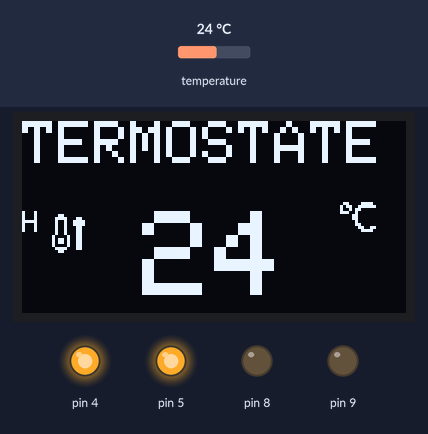
Simulated run of this sketch. Board: Arduino Uno, built with avr-gcc and run on an emulated ATmega328P. Parts: 128×64 one-colour display, output pins drawn as LEDs (lit = HIGH). Inputs (shaded band) come from the test bench; at power-on: temperature 24 °C.

Above: at 0.9 s.
At 2.4 s:
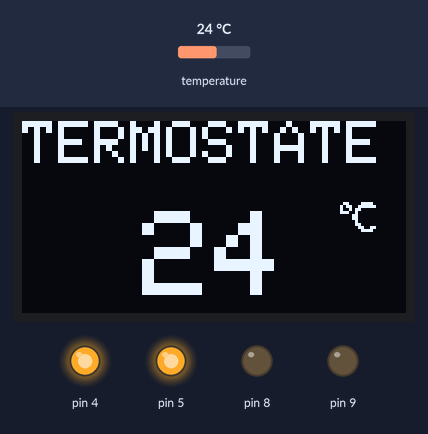
2.5 s: temperature set to 12 °C
At 5.0 s:
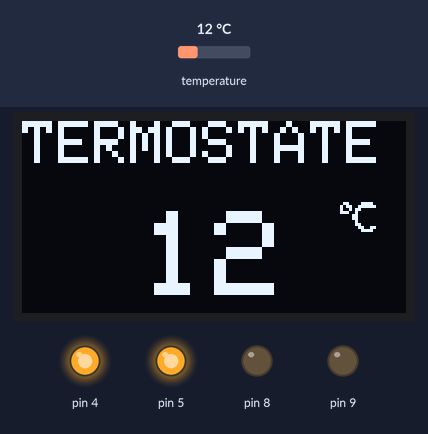
5.5 s: temperature set to 19 °C
At 6.2 s:
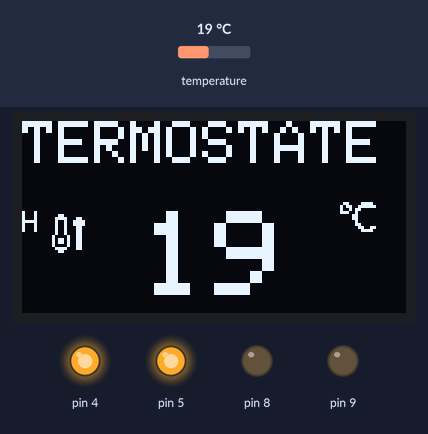
7.9 s: temperature set to 28 °C
At 9.2 s:
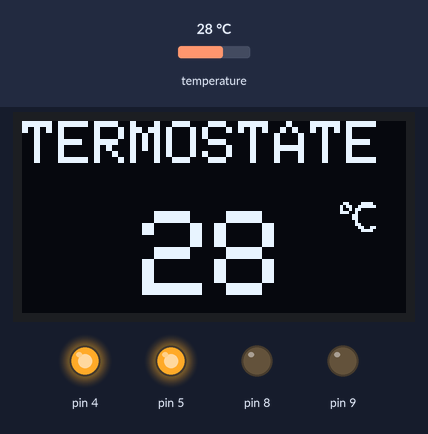
Timing chart, 0 to 10.9 s (numbered marks = the images above; inputs shaded):
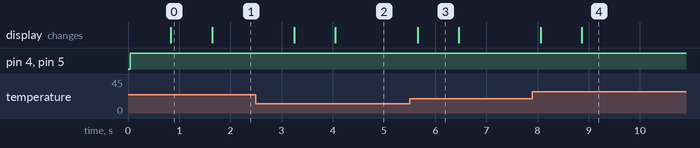

Measured:
- after the input at 2.5 s, the display: first changes after 0.75 s (image 2 shows a later state)
- after the input at 5.5 s, the display: changes after 0.16 s (image 3)
- after the input at 7.9 s, the display: first changes after 0.16 s (image 4 shows a later state)
- what the display in image 0 shows lasts 0.8 s, from 0.8 s to 1.6 s

The sketch:

termo.ino
```cpp
#include <OneWire.h>
#include <DallasTemperature.h>
#include <Adafruit_SSD1306.h>

// تنظیمات برای نمایشگر OLED
#define SCREEN_WIDTH 128 // عرض نمایشگر
#define SCREEN_HEIGHT 64 // ارتفاع نمایشگر
#define OLED_RESET -1 // پین ریست OLED (در صورت نیاز)
Adafruit_SSD1306 display(SCREEN_WIDTH, SCREEN_HEIGHT, &Wire, OLED_RESET);

// تنظیمات برای سنسور DS18B20
#define ONE_WIRE_BUS 2 // پین دیجیتال متصل به سنسور
OneWire oneWire(ONE_WIRE_BUS);
DallasTemperature sensors(&oneWire);
//varlable
int temperatureC = 0;
int number = temperatureC; // عدد منفی
int numDigits = 0;
int per_temp=30;
float previousTemperature = 0; // متغیر برای ذخیره دمای قبلی


const uint8_t celsius [] PROGMEM = {
  0x00, 0x00,
  0x00, 0x00,
  0x30, 0xf0,
  0x59, 0xf8,
  0x4b, 0x00,
  0x72, 0x00,
  0x06, 0x00,
  0x06, 0x00,
  0x02, 0x00,
  0x03, 0x00,
  0x01, 0x98,
  0x00, 0xf0,
  0x00, 0x00,
  0x00, 0x00
};

// 'images', 14x14px
// 'images', 14x14px
const unsigned char tick [] PROGMEM = {
	0x7f, 0xf8, 0xff, 0xfc, 0xc0, 0x0c, 0xc0, 0x0c, 0xc0, 0x6c, 0xc0, 0xec, 0xd9, 0xcc, 0xdf, 0x8c,
	0xcf, 0x0c, 0xc6, 0x0c, 0xc0, 0x0c, 0xc0, 0x0c, 0xff, 0xfc, 0x7f, 0xf8
};
// 'New Project', 14x14px
const unsigned char snow [] PROGMEM = {
	0x0c, 0x00, 0x1e, 0x30, 0x12, 0x30, 0x12, 0x30, 0x12, 0x30, 0x12, 0x30, 0x12, 0x30, 0x12, 0x30,
	0x21, 0x30, 0x2d, 0x30, 0x2d, 0x78, 0x21, 0x78, 0x1e, 0x30, 0x0c, 0x00
};
// 'New Project2', 14x14px
const unsigned char fire [] PROGMEM = {
	0x00, 0x00, 0x0c, 0x00, 0x1e, 0x30, 0x12, 0x78, 0x12, 0x78, 0x12, 0x30, 0x12, 0x30, 0x12, 0x30,
	0x21, 0x30, 0x2d, 0x30, 0x2d, 0x30, 0x21, 0x30, 0x1e, 0x30, 0x0c, 0x00
};
void setup() {
  // شروع ارتباط سریال
  Serial.begin(9600);
  pinMode(4, OUTPUT);
  pinMode(5, OUTPUT);
  pinMode(8,OUTPUT);
  pinMode(9,OUTPUT);
  // شروع ارتباط با نمایشگر OLED
  if(!display.begin(SSD1306_SWITCHCAPVCC, 0x3C)) {
    Serial.println(F("SSD1306 allocation failed"));
    for(;;);
  }

  // شروع ارتباط با سنسور DS18B20
  display.clearDisplay();

  sensors.begin();
}

void loop() {
  digitalWrite(4,HIGH);
  digitalWrite(5,HIGH);
  digitalWrite(9,LOW);
    // خواندن دمای سنسور و نمایش آن
  sensors.requestTemperatures();
  temperatureC = sensors.getTempCByIndex(0);

  display.clearDisplay();
  display.setTextColor(WHITE);
  display.setCursor(0, 0);
  display.setTextSize(2);
  display.print("TERMOSTATE");

          // نمایش دما با اندازه فونت متناسب با تعداد ارقام
  if (temperatureC == -127) {
    display.setCursor(10, 30);
  } else {

    int numDigits = 0;
    int number = abs(temperatureC);
    while (number > 0) {
      number /= 10;
      numDigits++;
    }
    int xOffset = 60 - numDigits * 10; // محاسبه موقعیت شروع متن بر اساس تعداد ارقام
    display.setCursor(xOffset, 30);
  }
  display.setTextSize(4);
  display.print(temperatureC);
  display.drawBitmap(105, 25, celsius, 14, 14, WHITE);
  //display.drawBitmap(105, 50, t, 14, 14, WHITE);

    // مقایسه دما با مقدار قبلی و نمایش پیام مناسب
  if (temperatureC > previousTemperature) {
    display.setTextSize(1);
    display.setCursor(0, 30);
    display.print("H");
    display.drawBitmap(8,30, fire, 14, 14, WHITE);
  } else if (temperatureC < previousTemperature) {
    display.setTextSize(1);
    display.setCursor(0, 50);
    display.print("C");
    display.drawBitmap(8,50, snow, 14, 14, WHITE);
  } else if (temperatureC >= 45 & temperatureC <= 90) {
    display.setTextSize(1);
    display.setCursor(0, 40);
    display.print("R");
    display.drawBitmap(8, 40, tick, 14, 14, WHITE);

  } else if (temperatureC== -127) {
    display.setTextSize(2);
    display.setCursor(110, 50);
    display.print("E");
  }
  if (temperatureC > 45) {
  digitalWrite(8, HIGH); //high the realy
  }
  else {
  digitalWrite(8, LOW); //low the realy
  }

    previousTemperature = temperatureC;
  display.display();
  delay(10);
}
```
